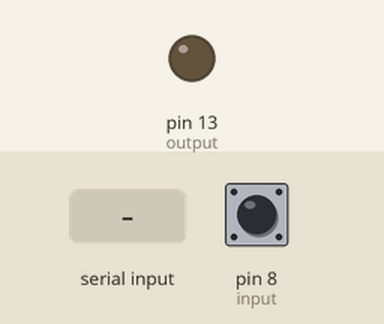
This sketch was run on a simulated Arduino Uno, built with avr-gcc and run on an emulated ATmega328P. Parts: output pins drawn as LEDs (lit = HIGH). The inputs (shaded band) are chosen by the test bench; at power-on: pin 8 (input) HIGH. What the sketch prints to the serial monitor is not drawn.

Above: at 1.2 s.
1.3 s: "1" received over Serial
At 2.3 s:
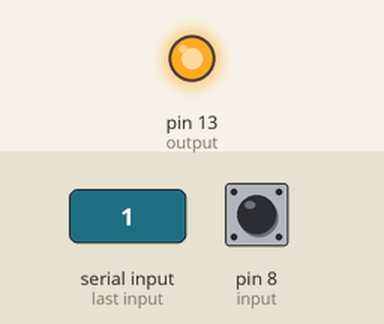
2.8 s: "0" received over Serial
At 3.4 s:
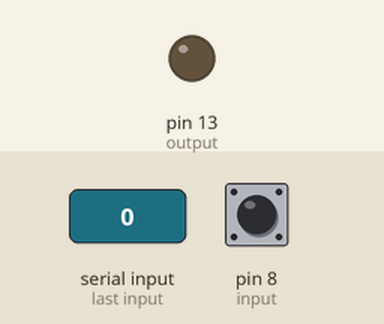
Timing chart, 0 to 5.8 s (numbered marks = the images above; inputs shaded):
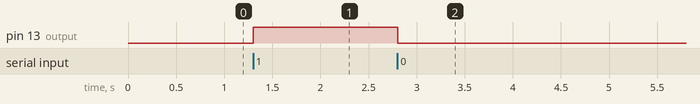

Measured:
- after the input at 1.3 s, pin 13 (output): LOW → HIGH at once
- after the input at 2.8 s, pin 13 (output): HIGH → LOW at once

The sketch:

sketch_jan04a.ino
```cpp
#define input  8
#define output 13

void setup() {

  pinMode(input, INPUT_PULLUP);
  pinMode(output, OUTPUT);
  digitalWrite(output, LOW);

  Serial.begin(9600);

}

void right_button()
{
   if (digitalRead(input) == HIGH)Serial.write('0');
   else Serial.write('1');
}


void loop() {
  if(Serial.available()) {
    char data_rcvd = Serial.read();   // прочитать один байт из последовательного буфера и сохранить в data_rcvd

    if(data_rcvd == '1') digitalWrite(output, HIGH);  // включить светодиод
    if(data_rcvd == '0') digitalWrite(output, LOW);   // выключить светодиоод
  }
 right_button();
}
```
